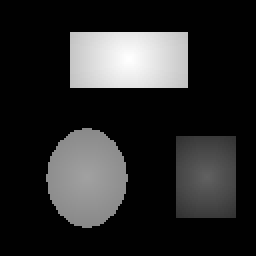
#> input picture segmentation/tst2.bmp, 128 x 128 px (shown 2 times larger)
$ python histogram_segmentation.py
#> lines starting #> are read from the running program, lines starting #| are printed output that depends on the picture
import numpy as np
from skimage import io,color,util
import matplotlib.pyplot as plt
import math

# Image loading
img_orig = io.imread('tst2.bmp')
#> img_orig is the input picture: shape (128, 128, 3); min 1, max 255, mean 42.3

# Grayscale conversion
img_gray = color.rgb2gray(img_orig)  #indexed image with float values - 1 value between [0,1] in each

# We still want to scale the values to 0...255 for both of them
img_gray = (img_gray*255).astype(int)
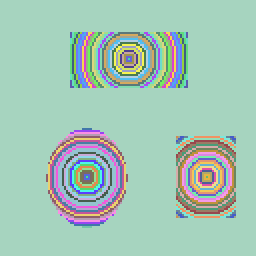
#> img_gray: shape (128, 128) int64 (shown 2 times larger); 84 distinct labels, from 1 to 255; one colour per label, 0 black

# View the image
plt.figure(),plt.imshow(img_gray,cmap='gray'), plt.colorbar()
plt.title("Grayscaled image")

# Compute the histogram
hist,_ = np.histogram(img_gray,range(0,256))
#> hist = 255 values, max 11952 at index 1, min 0 at index 0, mean 64.25
# View the histogram
plt.figure(figsize=(10,10)),plt.plot(hist)
plt.title("Histogram")

# Decide the thresholds
Ta = 25
Tb = 125
Tc = 175

# Create a blank image
out = np.zeros(img_gray.shape)

# Separate between objects and background
# pixels with values lower than  𝑇𝑎  belong to the background and are
# given the value 0 for this part, use numpy indexing to go faster
out[img_gray<Ta] = 0
# pixels between thresholds  𝑇𝑎  and  𝑇𝑏  belong to object "A" and are
# given the value 1, etc. for multiple conditions, use np.logical_and(X,Y)
out[np.logical_and(img_gray>=Ta, img_gray<Tb)] = 1
# samne for the next interval, Tb-Tc
out[np.logical_and(img_gray>=Tb, img_gray<Tc)] = 2
# last interval, >Tc
out[img_gray>Tc] = 3

# cmap = jet, not gray anymore !!
plt.figure(figsize=(10,10)),plt.imshow(out,cmap='jet'), plt.colorbar()
plt.title("New image image")
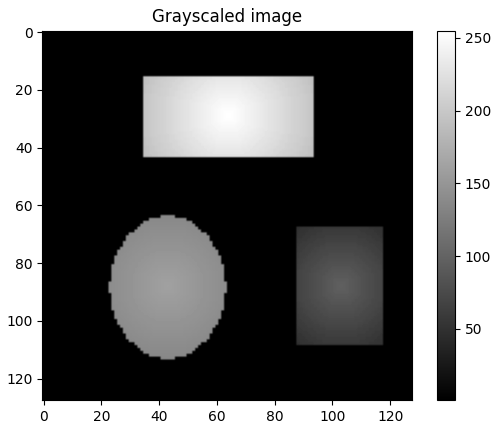
#> figure drawn by matplotlib, 2 panels
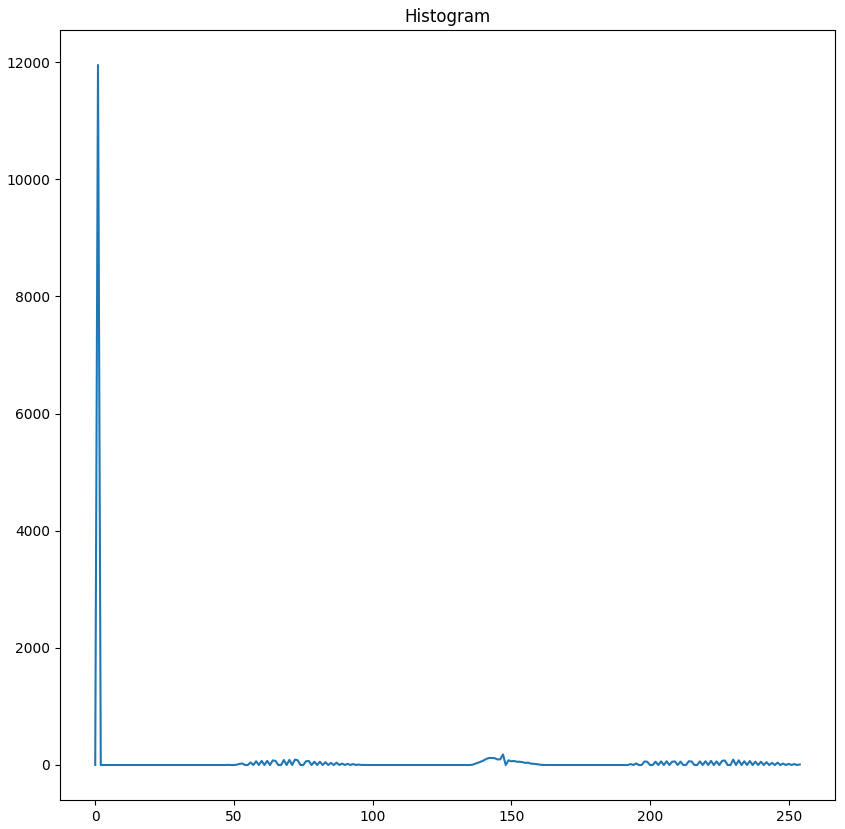
#> figure drawn by matplotlib, 1 panel; curve peaks at x = 1, y = 11952
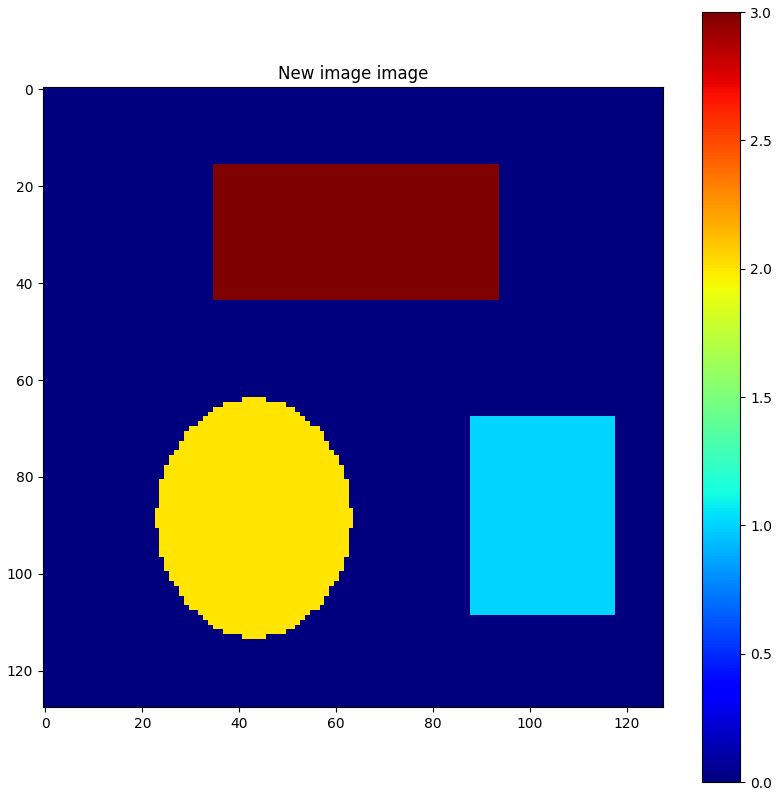
#> figure drawn by matplotlib, 2 panels

$ run again, with segmentation/tst1.bmp copied over segmentation/tst2.bmp
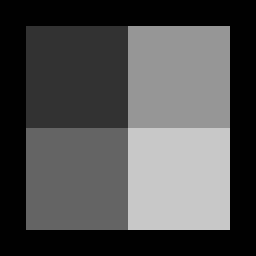
#> input picture segmentation/tst1.bmp, 128 x 128 px (shown 2 times larger)
#> img_orig is the input picture: shape (128, 128, 3); min 1, max 200, mean 79.7
#> `img_gray = (img_gray*255).astype(int)`:
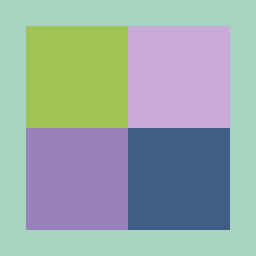
#> img_gray: shape (128, 128) int64 (shown 2 times larger); 5 distinct labels, from 1 to 199; one colour per label, 0 black
#> hist = 255 values, max 5980 at index 1, min 0 at index 0, mean 64.25
#> `plt.title("New image image")`:
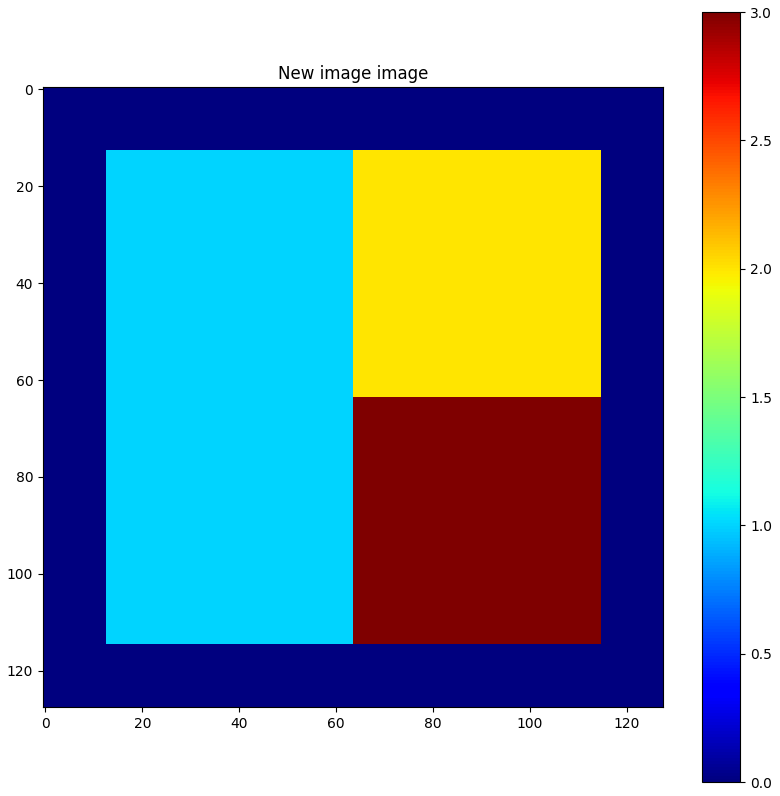
#> figure drawn by matplotlib, 2 panels
